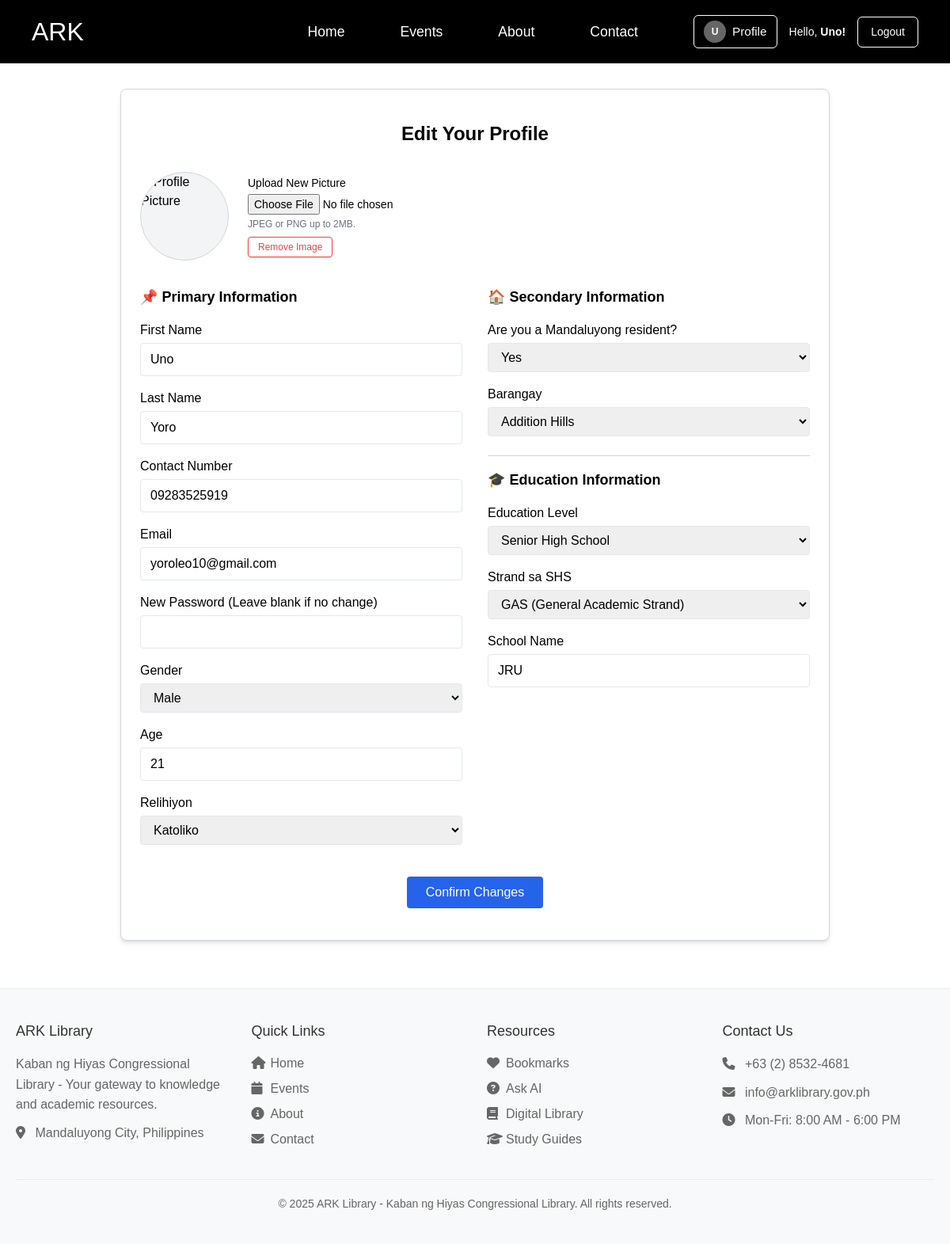
/profile/edit.php (signed in), run on the app's committed database.
### tables this page shows
CREATE TABLE `users` (
  `id` int(11) NOT NULL,
  `first_name` varchar(50) DEFAULT NULL,
  `last_name` varchar(50) DEFAULT NULL,
  `email` varchar(100) DEFAULT NULL,
  `password` varchar(255) DEFAULT NULL,
  `gender` enum('Male','Female') DEFAULT NULL,
  `age` int(11) DEFAULT NULL,
  `religion` varchar(50) DEFAULT NULL,
  `education_level` varchar(100) DEFAULT '',
  `school_name` varchar(100) DEFAULT '',
  `is_mandaluyong_resident` varchar(10) DEFAULT '',
  `barangay` varchar(100) DEFAULT '',
  `city_outside_mandaluyong` varchar(100) DEFAULT '',
  `email_verified` tinyint(1) DEFAULT 0,
  `created_at` timestamp NOT NULL DEFAULT current_timestamp(),
  `role` varchar(50) NOT NULL DEFAULT 'user',
  `profile_picture` varchar(255) DEFAULT NULL,
  `contact_number` varchar(20) DEFAULT NULL,
  `major` varchar(100) DEFAULT NULL,
  `strand` varchar(50) DEFAULT NULL,
  `profile_verified` tinyint(1) DEFAULT 0
);

### profile/edit.php (the view, shortened to what this page needs)
<?php
require_once __DIR__ . '/../includes/db.php';
$userId = $_SESSION['user_id'];
$stmt = $conn->prepare("SELECT * FROM users WHERE id = ?");
$stmt->execute([$userId]);
$user = $stmt->fetch(PDO::FETCH_ASSOC);
?>
<?php include '../views/header.php'; ?>
<div class="max-w-4xl mx-auto px-6 py-10 bg-white border border-gray-300 rounded-lg shadow-md mt-8">
  <h2 class="text-center text-2xl font-bold mb-8">Edit Your Profile</h2>
  <form id="profileForm" method="post" enctype="multipart/form-data">
    <div class="col-span-2 flex items-center gap-6 mb-8">
      <div class="w-28 h-28 rounded-full overflow-hidden border border-gray-300 flex items-center justify-center bg-gray-100">
        <?php
        $hasProfilePicture = !empty($user['profile_picture']);
        $profileImagePath = $hasProfilePicture ? '/library-app/' . htmlspecialchars($user['profile_picture']) : '/library-app/assets/default_pp.png';
        ?>
        <img
          id="profilePreview"
          src="<?= $profileImagePath ?>"
          alt="Profile Picture"
          class="object-cover w-full h-full">
      </div>
      <div>
        <label for="profile_picture" class="block text-sm font-medium mb-1">Upload New Picture</label>
        <input type="file" name="profile_picture" id="profile_picture" accept="image/*" class="block text-sm mb-1">
        <p class="text-xs text-gray-500 mb-2">JPEG or PNG up to 2MB.</p>
        <button type="button"
          id="removeImageBtn"
          class="bg-white border border-red-500 text-red-500 text-xs px-3 py-1 rounded shadow hover:bg-red-500 hover:text-white transition">
          Remove Image
        </button>
      </div>
    </div>
    <div class="grid grid-cols-1 md:grid-cols-2 gap-8">
      <div class="space-y-4">
        <h3 class="text-lg font-semibold mb-4">📌 Primary Information</h3>
        <div>
          <label class="block font-medium mb-1">First Name</label>
          <input type="text" name="first_name" value="<?= htmlspecialchars($user['first_name']) ?>" class="w-full border px-3 py-2 rounded">
        </div>
        <div>
          <label class="block font-medium mb-1">Last Name</label>
          <input type="text" name="last_name" value="<?= htmlspecialchars($user['last_name']) ?>" class="w-full border px-3 py-2 rounded">
        </div>
        <div>
          <label class="block font-medium mb-1">Contact Number</label>
          <input type="text" name="contact_number" value="<?= htmlspecialchars($user['contact_number']) ?>" class="w-full border px-3 py-2 rounded">
        </div>
        <div>
          <label class="block font-medium mb-1">Email</label>
          <input type="email" name="email" value="<?= htmlspecialchars($user['email']) ?>" class="w-full border px-3 py-2 rounded">
        </div>
        <div>
          <label class="block font-medium mb-1">New Password (Leave blank if no change)</label>
          <input type="password" name="password" class="w-full border px-3 py-2 rounded">
        </div>
        <div>
          <label class="block font-medium mb-1">Gender</label>
          <select name="gender" class="w-full border px-3 py-2 rounded">
            <option value="Male" <?= $user['gender'] === 'Male' ? 'selected' : '' ?>>Male</option>
          </select>
        </div>
        <div>
          <label class="block font-medium mb-1">Age</label>
          <input type="number" name="age" value="<?= htmlspecialchars($user['age']) ?>" class="w-full border px-3 py-2 rounded">
        </div>
        <div>
          <label for="religion" class="block font-medium mb-1">Relihiyon</label>
          <select name="religion" id="religion" class="w-full border px-3 py-2 rounded" required>
            <?php
            $religions = [
              "Catholic" => "Katoliko",
              "Christian" => "Kristiyano",
              "Iglesia ni Cristo (INC)" => "Iglesia ni Cristo (INC)",
              "Islam" => "Islam",
              "Protestant" => "Protestant",
              "Others" => "Iba pa"
            ];
            foreach ($religions as $value => $label) {
              $selected = ($user['religion'] === $value) ? 'selected' : '';
              echo "<option value=\"$value\" $selected>$label</option>";
            }
            ?>
          </select>
        </div>
      </div>
      <div class="space-y-6">
        <div class="space-y-4">
          <h3 class="text-lg font-semibold mb-4">🏠 Secondary Information</h3>
          <div>
            <label class="block font-medium mb-1">Are you a Mandaluyong resident?</label>
            <select name="is_mandaluyong_resident" id="is_mandaluyong_resident" class="w-full border px-3 py-2 rounded" onchange="toggleResidencyFields(this.value)">
              <option value="yes" <?= $user['is_mandaluyong_resident'] === 'yes' ? 'selected' : '' ?>>Yes</option>
            </select>
          </div>
          <div id="barangayField" class="<?= $user['is_mandaluyong_resident'] === 'yes' ? '' : 'hidden' ?>">
            <label class="block font-medium mb-1" for="barangay">Barangay</label>
            <select name="barangay" id="barangay" class="w-full border px-3 py-2 rounded">
              <?php
              $barangays = [
                "Addition Hills", "Bagong Silang", "Barangka Drive", "Barangka Ibaba",
                "Barangka Ilaya", "Barangka Itaas", "Buayang Bato", "Burol",
                "Daang Bakal", "Hagdang Bato Itaas", "Hagdang Bato Libis", "Harapin ang Bukas",
                "Highway Hills", "Hulo", "Mabini-J. Rizal", "Malamig",
                "Mauway", "Namayan", "New Zaniga", "Old Zaniga",
                "Pag-asa", "Plainview", "Pleasant Hills", "Poblacion",
                "San Jose", "Vergara", "Wack-Wack-Greenhills East"
              ];
              foreach ($barangays as $b) {
                $selected = ($user['barangay'] === $b) ? 'selected' : '';
                echo "<option value=\"$b\" $selected>$b</option>";
              }
              ?>
            </select>
          </div>
        </div>
        <div class="space-y-4 pt-4 border-t border-gray-300">
          <h3 class="text-lg font-semibold mb-4">🎓 Education Information</h3>
          <div>
            <label class="block font-medium mb-1">Education Level</label>
            <select name="education_level" class="w-full border px-3 py-2 rounded" onchange="toggleEducationDropdowns(this.value)">
              <option value="SHS" <?= $user['education_level'] === 'SHS' ? 'selected' : '' ?>>Senior High School</option>
            </select>
          </div>
          <div id="shsDropdown" class="<?= $user['education_level'] === 'SHS' ? '' : 'hidden' ?>">
              <label class="block font-medium mb-1" for="strand">Strand sa SHS</label>
              <select name="strand" id="strand" class="w-full border px-3 py-2 rounded">
                  <option value="GAS" <?= $user['strand'] === 'GAS' ? 'selected' : '' ?>>GAS (General Academic Strand)</option>
              </select>
          </div>
          <div>
            <label class="block font-medium mb-1">School Name</label>
            <input type="text" name="school_name" value="<?= htmlspecialchars($user['school_name']) ?>" class="w-full border px-3 py-2 rounded">
          </div>
        </div>
      </div>
    </div>
    <div class="mt-10 text-center">
      <button type="submit" class="bg-blue-600 text-white px-6 py-2 rounded hover:bg-blue-700 transition">
        Confirm Changes
      </button>
    </div>
  </form>
</div>
<?php include '../views/footer.php'; ?>

### css/logintest.css (style rules this page uses)
* { margin: 0; padding: 0; box-sizing: border-box; }
body { display: flex; justify-content: center; align-items: center; min-height: 100vh; background: #fff; background-size: cover; background-position: center; }

### views/header.php (style rules this page uses)
body { margin: 0; padding-top: 80px; font-family: sans-serif; }

### views/footer.php (style rules this page uses)
body { display: block !important; }

### data on the page
users: first_name "Uno", last_name "Yoro", contact_number "09283525919", email "yoroleo10@gmail.com", gender "Male", age "21", is_mandaluyong_resident "Yes", education_level "Senior High School", strand "GAS (General Academic Strand)", school_name "JRU"

### other printed values
substr($_SESSION['first_name'], 0, 1) "U"
$_SESSION['first_name'] "Uno"
form field religion "Katoliko"
form field barangay "Addition Hills"
